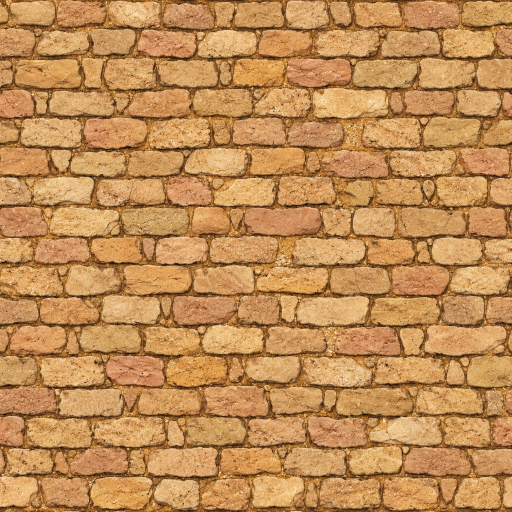
#> input picture assets/source_inputs/kit_v2_cobble_img1.jpg, 1024 x 1024 px (shown at 1/2 size)
$ python build_kit_v2_assets.py
#> lines starting #> are read from the running program, lines starting #| are printed output that depends on the picture
#> in build_cobble, src is the input picture: shape (1024, 1024, 3); mean R, G, B 192.7, 140.6, 85.6
### tools/python/pixel_snap.py
"""Turn an AI-generated "pixel-art" image into a true pixel texture for the canyon A/B scene.

Image models draw pixel art with blocks of uneven size, slightly off-grid, soft edges and too many
colours. This tool:
  1. detects the drawn pixel grid (cell size and offset, separately for X and Y),
  2. samples one colour per cell (median of the cell's centre),
  3. reduces colours (adaptive, or onto a palette image you supply),
  4. handles transparency for sprites (existing alpha or a keyed background colour),
  5. derives a normal map (and an ORM map for the cobbles) from an aligned height image (--height)
     or, without one, from the pixel luminance,
  6. writes everything to assets/textures/pixel_ab/art/ with lossless Godot import settings and
     records the exact size in metres in manifest.json, so the A/B scene maps it at --density.
Then open the A/B scene (Developers Page -> HD-2D Pixel A/B) and press 4.

Examples (from the project root):
  C:/Python312/python.exe tools/python/pixel_snap.py strata  path/to/gpt_strata.png
  C:/Python312/python.exe tools/python/pixel_snap.py cobble  path/to/gpt_cobbles.png --colors 20
  C:/Python312/python.exe tools/python/pixel_snap.py bush_sage path/to/gpt_bush.png --key auto
  C:/Python312/python.exe tools/python/pixel_snap.py strata  in.png --dry-run      (only report the grid)
  C:/Python312/python.exe tools/python/pixel_snap.py strata  in.png --cell 7.5     (override detection)
  C:/Python312/python.exe tools/python/pixel_snap.py cobble  in.png --height in_height.png --set art_gpt

--painted is the B64 recipe for detailed painted images (not drawn as pixel art), which looked best in the
canyon: area-average the image down to --density texels per metre at the role's size (or --metres), then
map it onto the shared 48-colour goal palette (palette_preview.png, from the RPG goal image) so every
surface shares one set of colours. Grid detection is skipped.
  C:/Python312/python.exe tools/python/pixel_snap.py cobble painted.png --painted --height h.png --metres 3.2 3.2 --set art_look

Each --set folder (art, art_gpt, art_perchance, ...) is one selectable set in the A/B scene: press 4 again
to cycle through them. tools/python/smooth_texture.py processes the same image the high-resolution way
(sets named hr*, key 5) for a procedure-against-procedure comparison.

Roles and target sizes are listed in docs/PIXEL_TEXTURE_PROMPTS.md.
"""
import argparse
import json
from datetime import datetime, timezone
from pathlib import Path

import numpy as np
from PIL import Image

ROOT = Path(__file__).resolve().parents[2]
SETS = ROOT / "assets" / "textures" / "pixel_ab"
PREVIEWS = ROOT / "tmp" / "pixel_snap"
# The shared palette of the derived B64 set: 48 colours from the RPG goal image and the canyon art
# (tools/python/build_pixel_textures.py).
GOAL_PALETTE = SETS / "palette_preview.png"

# role -> (game file name, kind, extra maps, intended coverage in metres)
ROLES = {
    "strata": ("d_sandstone_strata_albedo.png", "texture", ["normal"], (2.0, 1.0)),
    "slate": ("d_basalt_cap_albedo.png", "texture", ["normal"], (1.0, 1.0)),
    "cobble": ("chatgpt_cobble_albedo.png", "texture", ["normal", "orm"], (3.0, 3.0)),
    "sand": ("hd2d_sand_albedo.png", "texture", ["normal"], (2.0, 2.0)),
    "dune": ("pure_dune_sand_albedo.png", "texture", ["normal"], (2.0, 2.0)),
    "boulder": ("d_boulder_rock_albedo.png", "texture", ["normal"], (1.0, 1.0)),
    "ai_boulder": ("chatgpt_sandstone_albedo.png", "texture", ["normal", "orm"], (1.5, 1.5)),
    "bush_cluster": ("hd2d_bush_cluster.png", "sprite", [], (0.9, 0.7)),
    "bush_sage": ("d_sage_bush_2.png", "sprite", [], (0.9, 0.7)),
}
IMPORT_STUB = """[remap]

importer="texture"
type="CompressedTexture2D"

[params]

compress/mode=0
mipmaps/generate=true
detect_3d/compress_to=0
"""


# [123 lines left out: functions edge_profile, detect_grid, first_line, sample_cells, grid_fit, load_height and 3 more, not called in this run]


def luminance(rgb: np.ndarray) -> np.ndarray:
    return (rgb[:, :, :3].astype(float) @ np.array([0.299, 0.587, 0.114])) / 255.0


def normal_map(h: np.ndarray, strength: float) -> np.ndarray:
    """Normal map from a 0..1 height field (luminance of the cells when there is no height image)."""
    dx = np.roll(h, -1, axis=1) - np.roll(h, 1, axis=1)
    dy = np.roll(h, -1, axis=0) - np.roll(h, 1, axis=0)
    n = np.dstack([-dx * strength, dy * strength, np.ones_like(h)])  # OpenGL / Godot convention (green up)
    n /= np.linalg.norm(n, axis=2, keepdims=True)
    return ((n * 0.5 + 0.5) * 255).round().astype(np.uint8)


# [5 lines left out: function orm_map, not called in this run]


def seam_ratio(rgb: np.ndarray, axis: int) -> float:
    a = rgb[:, :, :3].astype(float)
    inner = np.abs(np.diff(a, axis=axis)).mean()
    wrap = np.abs((a[:, 0] - a[:, -1]) if axis == 1 else (a[0] - a[-1])).mean()
    return wrap / max(inner, 1e-6)


# [190 lines left out: functions save_png, main, painted, not called in this run]


# [2 lines that do not run on import are left out]

### tools/python/build_kit_v2_assets.py
"""Build all uniform-density (64 texels/m), <=32-color, seamless textures and sprites for 3D Kit Canyon v2.

Outputs (assets/textures/kit_v2/):
  cobble_albedo.png (+ _normal, _orm)           from kit_v2_cobble_img1.jpg (img1), 160x160 (2.50x2.50 m)
  sand_albedo.png (+ _normal)                   from art_gemini/hd2d_sand_albedo.png, min-cut wrapped seamless
  dune_albedo.png (+ _normal)                   from art_gemini/pure_dune_sand_albedo.png, min-cut wrapped seamless
  cliff_strata_albedo.png (+ _normal)           from d64/d_sandstone_strata_albedo.png (art_road_goal)
  cliff_ledge_albedo.png (+ _normal)            from cliffs/cliff_paving_goal.png (art_road_goal)
  cliff_rock_side_albedo.png (+ _normal)        128x128 (2.0x2.0 m) seamless banded terracotta from cliff_blocks_gpt
  cliff_rock_top_albedo.png (+ _normal)         128x128 (2.0x2.0 m) seamless warm cracked sandstone cap
  road_boulder_albedo.png (+ _normal, _orm)     from d64/chatgpt_sandstone (106x106, 1.65625x1.65625 m)
  curb_stone_albedo.png (+ _normal)             128x128 (2.0x2.0 m) seamless weathered sandstone curb stone
  bush_*_v2.png, grass_*_v2.png                 from kit_sprites/*_goal.png with 2-px RGB edge bleed
  blue_commander_v2.png                         40x82 px (0.625x1.28125 m at 64/m), <=30 colors, edge bleed
  orichalcum_crater_v2.png                      384x256 px (6.0x4.0 m at 64/m), pixel-art basalt + crystals, <=28 colors
  manifest.json                                 exact pixel dims, tile_m, color counts, seam ratios

Run:
  C:/Python312/python.exe tools/python/build_kit_v2_assets.py
"""
import json
import sys
from datetime import datetime, timezone
from pathlib import Path

import cv2
import numpy as np
from PIL import Image

sys.path.insert(0, str(Path(__file__).resolve().parent))
from build_road_tiles import min_cut_wrap  # noqa: E402
from pixel_snap import GOAL_PALETTE, IMPORT_STUB, normal_map, seam_ratio  # noqa: E402

ROOT = Path(__file__).resolve().parents[2]
SRC = ROOT / "assets" / "source_inputs"
TEX = ROOT / "assets" / "textures"
OUT = TEX / "kit_v2"
DENSITY = 64.0
MAX_COLORS = 32
MAX_SEAM = 1.25

SPRITE_IMPORT_STUB = """[remap]

importer="texture"
type="CompressedTexture2D"

[params]

compress/mode=0
mipmaps/generate=false
detect_3d/compress_to=0
"""


def lum(rgb: np.ndarray) -> np.ndarray:
    return rgb[..., :3].astype(float) @ np.array([0.299, 0.587, 0.114]) / 255.0


def count_colors(arr: np.ndarray) -> int:
    if arr.shape[2] == 4:
        opaque = arr[arr[:, :, 3] >= 128][:, :3]
    else:
        opaque = arr[:, :, :3].reshape(-1, 3)
    return int(len(np.unique(opaque.reshape(-1, 3), axis=0))) if len(opaque) else 0


def quantize_cap(rgb: np.ndarray, colors: int, use_goal_palette: bool = False) -> np.ndarray:
    assert colors <= MAX_COLORS
    img = Image.fromarray(rgb, "RGB")
    if use_goal_palette:
        # First quantize softly to own colors, map onto goal palette, then cap to <= colors.
        own = img.quantize(colors=colors, method=Image.Quantize.MEDIANCUT, kmeans=4, dither=Image.Dither.NONE)
        goal = Image.open(GOAL_PALETTE).convert("RGB").quantize(colors=256, method=Image.Quantize.MEDIANCUT)
        mapped = own.convert("RGB").quantize(palette=goal, dither=Image.Dither.NONE).convert("RGB")
        if count_colors(np.asarray(mapped)) > colors:
            mapped = mapped.quantize(colors=colors, method=Image.Quantize.MEDIANCUT, kmeans=4, dither=Image.Dither.NONE).convert("RGB")
        return np.asarray(mapped)
    q = img.quantize(colors=colors, method=Image.Quantize.MEDIANCUT, kmeans=4, dither=Image.Dither.NONE).convert("RGB")
    return np.asarray(q)


# [24 lines left out: function edge_bleed_rgba, not called in this run]


def save_png(arr: np.ndarray, path: Path, sprite: bool = False) -> None:
    path.parent.mkdir(parents=True, exist_ok=True)
    mode = "RGBA" if arr.shape[2] == 4 else "RGB"
    Image.fromarray(arr, mode).save(path)
    stub = path.with_name(path.name + ".import")
    stub.write_text(SPRITE_IMPORT_STUB if sprite else IMPORT_STUB, encoding="utf-8", newline="\n")


def min_cut_band(img: np.ndarray, axis: int, band_frac: float) -> np.ndarray:
    """Join end of `axis` to start along a closed (cyclic) minimum-difference seam inside `band_frac`."""
#> called with axis = 1, band_frac = 0.08
    a = np.moveaxis(img, axis, 1).astype(np.float32)  # shape (R, N, 3)
    R, n, _ = a.shape
#> R = 1024; n = 1024
    w = max(8, min(n // 2 - 2, int(round(n * band_frac))))
#> w = 82
    tail, head = a[:, n - w:], a[:, :w]
    err = np.abs(tail - head).sum(axis=2)  # (R, w)

    # Enforce cyclic seam closure (|path[-1] - path[0]| <= 1) so cutting one axis never breaks the other.
    # Evaluate top candidate start columns c0 where boundary error is lowest.
    boundary_score = err[0] + err[-1]
#> boundary_score = 82 values, max 462 at index 18, min 49 at index 4, mean 188
    candidates = np.argsort(boundary_score)[:min(16, w)]
#> candidates = [4, 70, 57, 79, 74, 45, 69, 78, 66, 5, 80, 46, 75, 81, 51, 76]
    best_total = float("inf")
    best_path = None
    for c0 in candidates:
        cost = np.full((R, w), np.inf, dtype=np.float32)
        cost[0, c0] = err[0, c0]
        for r in range(1, R):
            prev = cost[r - 1]
            best_prev = np.minimum(prev, np.minimum(np.r_[np.inf, prev[:-1]], np.r_[prev[1:], np.inf]))
            cost[r] = err[r] + best_prev
        lo_end, hi_end = max(0, int(c0) - 1), min(w, int(c0) + 2)
        c_end = lo_end + int(np.argmin(cost[-1, lo_end:hi_end]))
        total = float(cost[-1, c_end])
        if total < best_total:
            best_total = total
            path = np.zeros(R, int)
            path[-1] = c_end
            for r in range(R - 2, -1, -1):
                c = path[r + 1]
                lo, hi = max(0, c - 1), min(w, c + 2)
                path[r] = lo + int(np.argmin(cost[r, lo:hi]))
            best_path = path
#> this loop made 16 passes
#> (c0, lo_end, hi_end, c_end, total, best_total) on passes 1 to 3: (4, 3, 6, 4, 34733, 34733), (70, 69, 72, 70, 32917, 32917), (57, 56, 59, 57, 32437, 32437)
#> (c0, lo_end, hi_end, c_end, total) on passes 4 to 9: (79, 78, 81, 79, 33570), (74, 73, 76, 74, 32857), (45, 44, 47, 46, 32761), (69, 68, 71, 70, 32899), (78, 77, 80, 79, 33431), (66, 65, 68, 65, 32446)
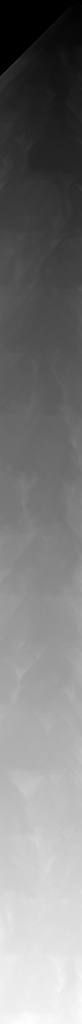
#> cost: shape (1024, 82) float32; 3.5% of the values are NaN or infinite; the others: min 69, max 34487, mean 17510.9; drawn with min black, max white, NaN and infinite black
#> after the loop, best_path = 1024 values, max 81 at index 171, min 38 at index 592, mean 60.5; best_total = 32437; path has the same summary as best_path

    joined = head.copy()
    for r, c in enumerate(best_path):
        joined[r, :c] = tail[r, :c]
#> this loop made 1024 passes
#> c on passes 1 to 3: 57, 57, 57
    out = np.concatenate([joined, a[:, w:n - w]], axis=1)
    return np.moveaxis(out, 1, axis).astype(np.uint8)


def wrap_if_needed(arr: np.ndarray, limit: float = MAX_SEAM) -> np.ndarray:
    out = arr.copy()
    for axis in (1, 0):
        if seam_ratio(out, axis) <= limit:
            continue
        best_arr = out
        best_r = seam_ratio(out, axis)
        for frac in (0.08, 0.14, 0.22, 0.30, 0.38):
            cand = min_cut_band(out, axis, frac)
            r = seam_ratio(cand, axis)
            if r < best_r:
                best_r, best_arr = r, cand
            if r <= 1.15:
                break
        out = best_arr
    return out


# [5 lines left out: function extract_components, not called in this run]


def build_cobble() -> dict:
    src = np.asarray(Image.open(SRC / "kit_v2_cobble_img1.jpg").convert("RGB"))
    # Seamless cut on both axes at high resolution before downsampling
    cut = min_cut_band(min_cut_band(src, 1, 0.08), 0, 0.08)
#> call 2 of min_cut_band, with axis = 0, band_frac = 0.08
#> in min_cut_band (call 2), `err = np.abs(tail - head).sum(axis=2)`:
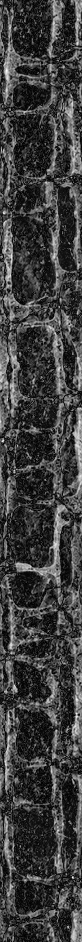
#> err: shape (942, 82) float32; min 0, max 580, mean 142.3; drawn with min black and max white
#> in min_cut_band (call 2), `boundary_score = err[0] + err[-1]`: boundary_score = 82 values, max 759 at index 81, min 17 at index 22, mean 258.5
#> in min_cut_band (call 2), `candidates = np.argsort(boundary_score)[:min(16, w)]`: candidates = [22, 27, 25, 46, 38, 68, 29, 17, 26, 30, 36, 47, 11, 13, 4, 62]
#> the loop in min_cut_band (call 2), `for c0 in candidates:` made 16 passes
#> (c0, lo_end, hi_end, c_end, total, best_total) on passes 1, 2, 3, 9: (22, 21, 24, 22, 33830, 33830), (27, 26, 29, 27, 33826, 33826), (25, 24, 27, 25, 33807, 33807), (26, 25, 28, 25, 33805, 33805)
#> (c0, lo_end, hi_end, c_end, total) on passes 4, 5, 6, 7, 8, 10: (46, 45, 48, 45, 34867), (38, 37, 40, 38, 33915), (68, 67, 70, 69, 34846), (29, 28, 31, 30, 34046), (17, 16, 19, 17, 34256), (30, 29, 32, 30, 34028)
#> after the loop in min_cut_band (call 2), `for c0 in candidates:`:
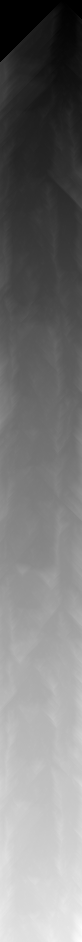
#> cost: shape (942, 82) float32; 2.77% of the values are NaN or infinite; the others: min 53, max 38800, mean 18939.8; drawn with min black, max white, NaN and infinite black
#> after the loop in min_cut_band (call 2), `for c0 in candidates:`: best_path = 942 values, max 73 at index 513, min 14 at index 918, mean 39.38; best_total = 33805; path has the same summary as best_path
#> the loop in min_cut_band (call 2), `for r, c in enumerate(best_path):` made 942 passes
#> c on passes 1 to 3: 26, 26, 25
#> after the loop in min_cut_band (call 2), `for r, c in enumerate(best_path):`:
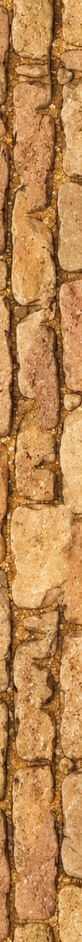
#> joined: shape (942, 82, 3) float32; mean of channels 0, 1, 2 186.2, 134.7, 80.7; drawn as R, G, B

    # Stone-vs-mortar heightmap at full resolution using luminance + morphological black-hat crevices
    gray = cv2.cvtColor(cut, cv2.COLOR_RGB2GRAY).astype(np.float32) / 255.0
    kernel = cv2.getStructuringElement(cv2.MORPH_ELLIPSE, (21, 21))
    blackhat = cv2.morphologyEx((gray * 255).astype(np.uint8), cv2.MORPH_BLACKHAT, kernel).astype(np.float32) / 255.0
    # Combine bright stone tops and penalized mortar cracks
    raw_h = np.clip(gray * 0.80 + 0.25 - blackhat * 1.45, 0.0, 1.0)
    raw_h = (raw_h - raw_h.min()) / max(raw_h.max() - raw_h.min(), 1e-5)

    # Target: 160x160 px = 2.50 x 2.50 m at 64.0 texels/m (stone width ~0.28-0.45 m, realistic cobble masonry)
    px = 160
    small = np.asarray(Image.fromarray(cut).resize((px, px), Image.BOX))
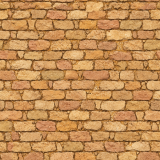
#> small: shape (160, 160, 3); mean R, G, B 193.3, 141.4, 86.1
    small = wrap_if_needed(small, 1.20)
#> the loop in wrap_if_needed, `for axis in (1, 0):` made 2 passes
    h_small = np.asarray(Image.fromarray((raw_h * 255).round().astype(np.uint8)).resize((small.shape[1], small.shape[0]), Image.BOX)).astype(float) / 255.0
    h_small = (h_small - h_small.min()) / max(h_small.max() - h_small.min(), 1e-5)
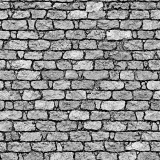
#> h_small: shape (160, 160) float64; min 0, max 1, mean 0.55

    albedo = quantize_cap(small, 28, use_goal_palette=False)
    # Check if quantization opened a seam; normally min_cut_wrap remains seamless
    sx, sy = seam_ratio(albedo, 1), seam_ratio(albedo, 0)
#> sx = 1.02; sy = 1.08
    nrm = normal_map(h_small, 2.3)

    # ORM: R = cavity AO, G = roughness (0.78 crowns .. 0.95 mortar), B = crisp crown rim
    ao = np.clip(0.42 + 0.58 * np.power(h_small, 0.85), 0.35, 1.0)
    rough = np.clip(0.95 - 0.18 * h_small, 0.75, 0.96)
    rim = np.clip((h_small - 0.55) / 0.45, 0.0, 1.0) * 0.55
    orm = (np.dstack([ao, rough, rim]) * 255.0).round().astype(np.uint8)
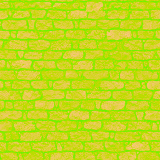
#> orm: shape (160, 160, 3); mean of channels 0, 1, 2 194.9, 217, 29; drawn as R, G, B

    save_png(albedo, OUT / "cobble_albedo.png")
    save_png(nrm, OUT / "cobble_normal.png")
    save_png(orm, OUT / "cobble_orm.png")
    return {"albedo": "cobble_albedo.png", "normal": "cobble_normal.png", "orm": "cobble_orm.png",
            "cells": [albedo.shape[1], albedo.shape[0]],
            "tile_m": [round(albedo.shape[1] / DENSITY, 6), round(albedo.shape[0] / DENSITY, 6)],
            "colors": count_colors(albedo), "seam_x": round(sx, 3), "seam_y": round(sy, 3)}


def build_art_gemini_sand() -> tuple[dict, dict]:
    results = []
    for name, src_name, nrm_strength in (
        ("sand", "hd2d_sand_albedo.png", 1.4),
        ("dune", "pure_dune_sand_albedo.png", 1.3),
    ):
#> (the run stopped early here; a loop or call above may not have finished)

$ run again, with assets/source_inputs/desert_canyon_hd2d_1794850108794.jpg copied over assets/source_inputs/kit_v2_cobble_img1.jpg
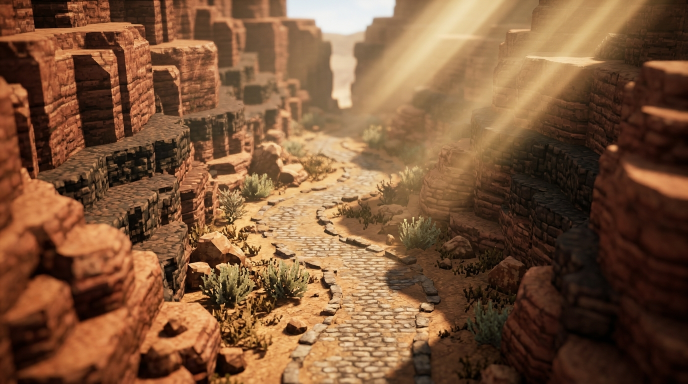
#> input picture assets/source_inputs/desert_canyon_hd2d_1794850108794.jpg, 1376 x 768 px (shown at 1/2 size)
#> in build_cobble, src is the input picture: shape (768, 1376, 3); mean R, G, B 124.4, 86, 57
#> boundary_score = 110 values, max 367 at index 24, min 38 at index 58, mean 151.5
#> candidates = [58, 59, 60, 55, 54, 51, 37, 36, 38, 61, 40, 39, 109, 50, 52, 107]
#> the loop in min_cut_band, `for c0 in candidates:` made 16 passes
#> (c0, lo_end, hi_end, c_end, total, best_total) on passes 1, 4, 5, 6, 7, 8: (58, 57, 60, 57, 36739, 36739), (55, 54, 57, 54, 36328, 36328), (54, 53, 56, 53, 36288, 36288), (51, 50, 53, 50, 36108, 36108), (37, 36, 39, 36, 35883, 35883), (36, 35, 38, 36, 35864, 35864)
#> after the loop in min_cut_band, `for c0 in candidates:`:
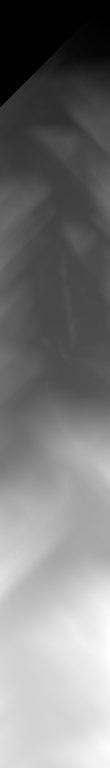
#> cost: shape (768, 110) float32; 6.84% of the values are NaN or infinite; the others: min 39, max 46643, mean 24056.3; drawn with min black, max white, NaN and infinite black
#> after the loop in min_cut_band, `for c0 in candidates:`: best_path = 768 values, max 89 at index 511, min 1 at index 630, mean 39.96; best_total = 35864; path has the same summary as best_path
#> the loop in min_cut_band, `for r, c in enumerate(best_path):` made 768 passes
#> c on passes 1 to 3: 36, 35, 34
#> tail: shape (1266, 61, 3) float32
#> head: shape (1266, 61, 3) float32
#> err: shape (1266, 61) float32
#> the loop in min_cut_band (call 2), `for c0 in candidates:` made 16 passes
#> (c0, lo_end, hi_end, c_end, total, best_total) on passes 1, 2, 9, 10: (54, 53, 56, 53, 186314, 186314), (53, 52, 55, 53, 186226, 186226), (52, 51, 54, 53, 186137, 186137), (51, 50, 53, 52, 186083, 186083)
#> the loop in min_cut_band (call 2), `for r, c in enumerate(best_path):` made 1266 passes
#> c on passes 1 to 3: 51, 50, 49
#> out: shape (1266, 707, 3) float32
#> the loop in wrap_if_needed, `for axis in (1, 0):` made 2 passes
#> sx = 0.56; sy = 1.57
#> in build_cobble, `orm = (np.dstack([ao, rough, rim]) * 255.0).round().astype(np.uint8)`:
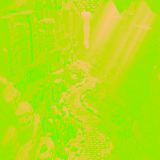
#> orm: shape (160, 160, 3); mean of channels 0, 1, 2 181.8, 221.3, 15.7; drawn as R, G, B
